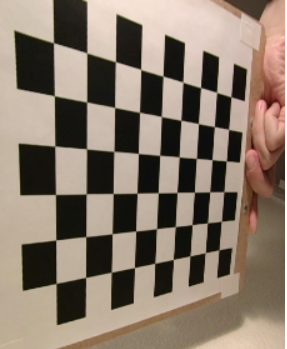
#> input picture Camera/output/task_1/left_task1.PNG, 287 x 349 px; its folder holds only this picture in this run
$ python task1.py
#> lines starting #> are read from the running program, lines starting #| are printed output that depends on the picture; after the words box and inside, x2 and y2 are one past the last pixel; in counts of white or black regions, pixels touching at a corner belong together
import numpy as np
import cv2 as cv
import glob
import matplotlib.pyplot as plt

criteria = (cv.TERM_CRITERIA_EPS + cv.TERM_CRITERIA_MAX_ITER, 30, 0.001)
objpL = np.zeros((6*9,3), np.float32)
objpL[:,:2] = np.mgrid[0:9,0:6].T.reshape(-1,2)

objpointsL = [] # 3d point in real world space
imgpointsL = [] # 2d points in image plane.

imagesL = glob.glob('.../images/task_1/left_*.png')
for fname in imagesL:
    imgL = cv.imread(fname)
#> imgL is the input picture: shape (349, 287, 3); mean B, G, R 107.2, 121.4, 135.9
    grayL = cv.cvtColor(imgL, cv.COLOR_BGR2GRAY)
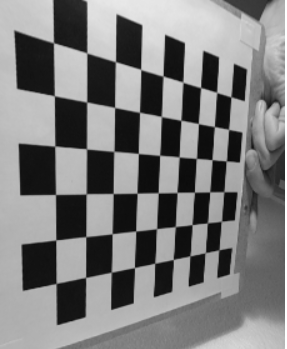
#> grayL: shape (349, 287); min 7, max 255, mean 124.1
    retL, cornersL = cv.findChessboardCorners(grayL,(9,6), None)
#> retL = True; cornersL = 54 rows, first 8: [218.9, 249.8], [205.2, 252.7], [189.8, 255.8], [173.3, 259.5], [154.7, 263.2], [134.5, 267.5], [111.3, 272.1], [85.58, 277.4]

    if retL == True:
        objpointsL.append(objpL)
        corners2L = cv.cornerSubPix(grayL,cornersL, (11,11), (-1,-1), criteria)
#> corners2L = 54 rows, first 8: [221.7, 249.2], [205.3, 252.7], [190, 255.9], [173.3, 259.4], [154.6, 263.3], [134.5, 267.5], [111.3, 272.3], [85.67, 277.4]
        imgpointsL.append(cornersL)
        cv.drawChessboardCorners(imgL, (9,6), corners2L, retL)
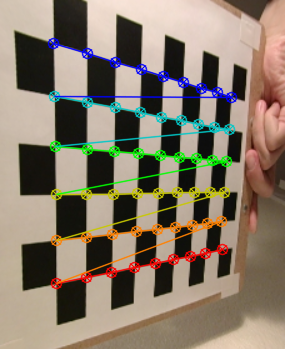
#> imgL: shape (349, 287, 3); 9.85% of pixels changed, all inside (x1, y1, x2, y2) = (47, 37, 238, 290)
        #cv.imshow('img', img)
        #cv.waitKey(0)
#cv.destroyAllWindows()
retL, mtxL, distL, rvecsL, tvecsL = cv.calibrateCamera(objpointsL, imgpointsL, grayL.shape[::-1], None, None)
#> retL = 0.355; mtxL = [[124.3, 0, 112.3], [0, 194.8, 186.2], [0, 0, 1]]; distL = [[-0.0272, 0.0502, -0.00193, -0.00134, -0.0258]]; rvecsL = ([0.448, 0.153, -3.09],); tvecsL = ([5.72, 2.18, 6.58],)

objpR = np.zeros((6*9,3), np.float32)
objpR[:,:2] = np.mgrid[0:9,0:6].T.reshape(-1,2)

objpointsR = [] # 3d point in real world space
imgpointsR = [] # 2d points in image plane.

imagesR = glob.glob('.../images/task_1/right_*.png')
for fname in imagesR:
    imgR = cv.imread(fname)
    grayR = cv.cvtColor(imgR, cv.COLOR_BGR2GRAY)
    retR, cornersR = cv.findChessboardCorners(grayR,(9,6), None)

    if retR == True:
        objpointsR.append(objpR)
        corners2R = cv.cornerSubPix(grayR,cornersR, (11,11), (-1,-1), criteria)
        imgpointsR.append(cornersR)
        cv.drawChessboardCorners(imgR, (9,6), corners2R, retR)
        #cv.imshow('img', img)
        #cv.waitKey(0)
#cv.destroyAllWindows()
#> (the run stopped early here; a loop or call above may not have finished)
